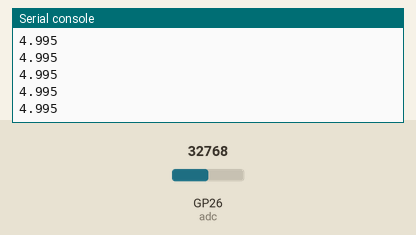
Simulated run of this program. Board: Raspberry Pi Pico running MicroPython. Shown: the last lines printed to the serial console. The test bench sets the inputs (shaded band); at power-on: GP26 (adc) = 32768 (analog values on the 0–65535 scale).

Above: at 1.2 s.
1.3 s: GP26 (adc) set to 45874
At 2.3 s:
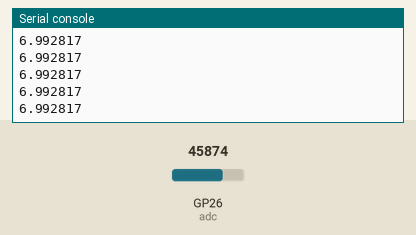
2.8 s: GP26 (adc) set to 57670
At 3.3 s:
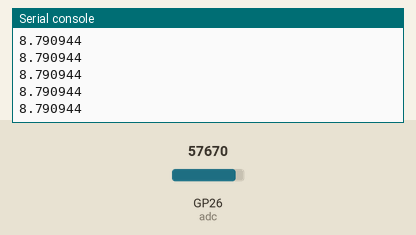
Timing chart, 0 to 5.8 s (numbered marks = the images above; inputs shaded):
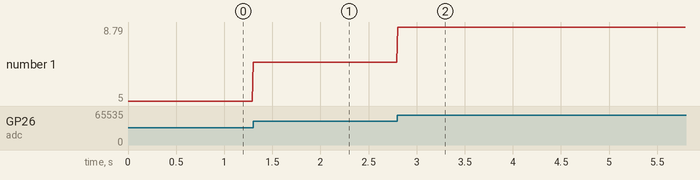

Measured:
- after the input at 1.3 s, the serial console: prints a new line at once (image 1)
- after the input at 2.8 s, the serial console: prints a new line at once (image 2)
- plotted number 1: 5 → 6.99 after the input at 1.3 s, 6.99 → 8.79 after the input at 2.8 s

The program:

main_pico.py
```python
import sys
import utime
from machine import ADC, Pin

adc = ADC(Pin(26))

VREF = 3.33
DIV_R1 = 2000
DIV_R2 =  1000

voltKoef = VREF * ((DIV_R1 + DIV_R2) / DIV_R2) / 65536

while True:
    # Відправка даних через Ком-порт

    adc_value = adc.read_u16()
    voltage = str(voltKoef*adc_value) + '\n'
    sys.stdout.write(voltage)
    utime.sleep(0.01)
```
